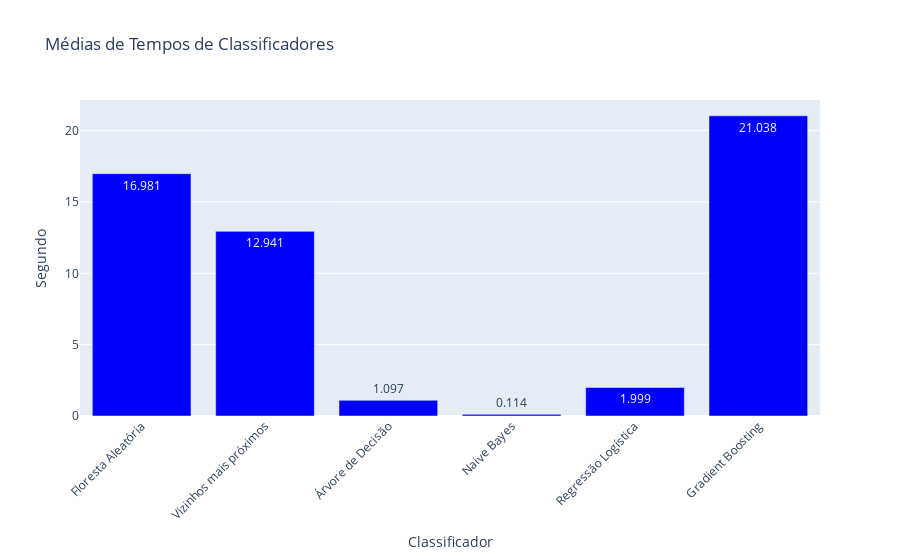

Notebook cell for this chart:
### Code cell
fig = go.Figure([go.Bar(y=tempos,x = names,marker_color='blue',text=tempos,textposition='auto')])
fig.update_layout(title_text='Médias de Tempos de Classificadores',xaxis_title="Classificador",yaxis_title="Segundo",xaxis_tickangle=-45)
fig.show()

### Figure 1 — Plotly figure (JSON) as saved in the notebook; plotly's stock layout.template omitted (floating-point values rounded to 4 significant figures)
{"data": [{"marker": {"color": "blue"}, "text": [16.98, 12.94, 1.097, 0.114, 1.999, 21.04], "textposition": "auto", "type": "bar", "x": ["Floresta Aleatória", "Vizinhos mais próximos", "Árvore de Decisão", "Naive Bayes", "Regressão Logística", "Gradient Boosting"], "y": [16.98, 12.94, 1.097, 0.114, 1.999, 21.04]}], "layout": {"title": {"text": "Médias de Tempos de Classificadores"}, "xaxis": {"tickangle": -45, "title": {"text": "Classificador"}}, "yaxis": {"title": {"text": "Segundo"}}}}
